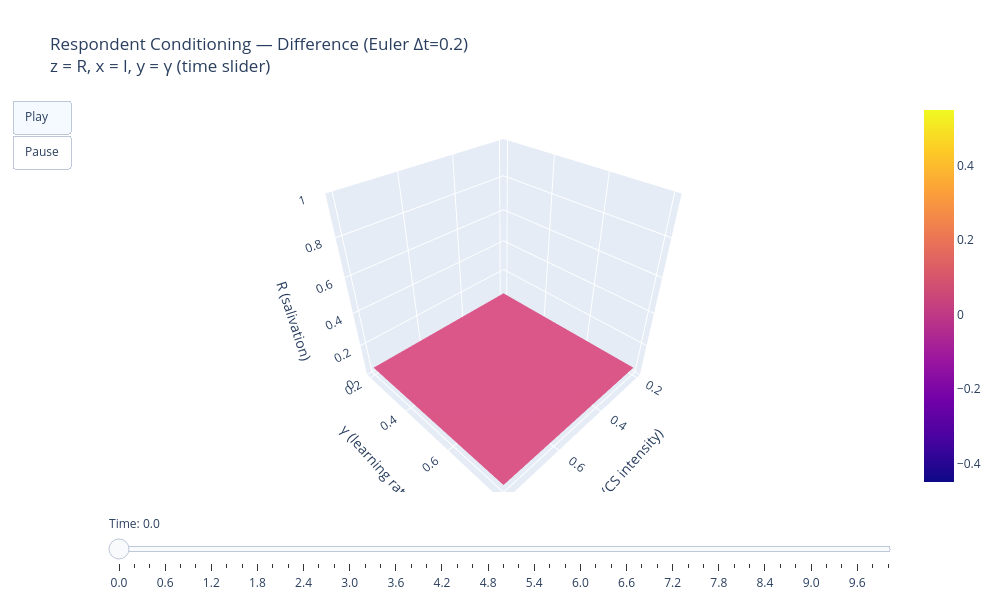

Notebook code for this chart:
### Code cell
# ---------------- 2) Difference (Euler with Δt) ----------------
dt = 0.2
t_end = 10.0
time_euler = np.arange(0.0, t_end + 1e-9, dt)

def difference_surface_at_index(idx):
    # Euler stepping up to idx for each grid point
    R = np.full_like(I_grid, R0, dtype=float)
    for _ in range(idx):
        dR = G_grid * I_grid * (1.0 - R) * dt
        R = R + dR
    return R

frames_diff = []
for i in range(len(time_euler)):
    Z = difference_surface_at_index(i)
    frames_diff.append(go.Frame(data=[go.Surface(z=Z, x=I_grid, y=G_grid, showscale=False)],
                                name=f"tidx_{i}"))

fig_diff = go.Figure(
    data=[go.Surface(z=difference_surface_at_index(0), x=I_grid, y=G_grid, showscale=True)],
    layout=go.Layout(
        height=600,
        width=1000,
        title=f"Respondent Conditioning — Difference (Euler Δt={dt})<br>z = R, x = I, y = γ (time slider)",
        scene=dict(
            xaxis_title="I (CS intensity)",
            yaxis_title="γ (learning rate)",
            zaxis_title="R (salivation)",
            zaxis=dict(range=[0, 1]),  # lock z limits
            aspectmode='cube'
        ),
        updatemenus=[dict(type="buttons",
                          buttons=[dict(label="Play",
                                        method="animate",
                                        args=[None, dict(frame=dict(duration=120, redraw=True),
                                                         fromcurrent=True, transition=dict(duration=0))]),
                                   dict(label="Pause",
                                        method="animate",
                                        args=[[None], dict(frame=dict(duration=0, redraw=False),
                                                           mode="immediate")])])],
        sliders=[dict(
            steps=[dict(method="animate",
                        args=[[f"tidx_{i}"],
                              dict(mode="immediate",
                                   frame=dict(duration=0, redraw=True),
                                   transition=dict(duration=0))],
                        label=f"{time_euler[i]:.1f}")
                   for i in range(len(time_euler))],
            currentvalue=dict(prefix="Time: ")
        )]
    ),
    frames=frames_diff
)

fig_diff.show()

### Figure 1 — Plotly figure (JSON) as saved in the notebook; plotly's stock layout.template omitted (floating-point values rounded to 4 significant figures)
{"data": [{"showscale": true, "type": "surface", "x": [[0.2, 0.5, 0.8], [0.2, 0.5, 0.8], [0.2, 0.5, 0.8]], "y": [[0.2, 0.2, 0.2], [0.5, 0.5, 0.5], [0.8, 0.8, 0.8]], "z": [[0.05, 0.05, 0.05], [0.05, 0.05, 0.05], [0.05, 0.05, 0.05]]}], "layout": {"height": 600, "scene": {"aspectmode": "cube", "xaxis": {"title": {"text": "I (CS intensity)"}}, "yaxis": {"title": {"text": "γ (learning rate)"}}, "zaxis": {"range": [0, 1], "title": {"text": "R (salivation)"}}}, "sliders": [{"currentvalue": {"prefix": "Time: "}, "steps": [{"args": [["tidx_0"], {"frame": {"duration": 0, "redraw": true}, "mode": "immediate", "transition": {"duration": 0}}], "label": "0.0", "method": "animate"}, {"args": [["tidx_1"], {"frame": {"duration": 0, "redraw": true}, "mode": "immediate", "transition": {"duration": 0}}], "label": "0.2", "method": "animate"}, {"args": [["tidx_2"], {"frame": {"duration": 0, "redraw": true}, "mode": "immediate", "transition": {"duration": 0}}], "label": "0.4", "method": "animate"}, {"args": [["tidx_3"], {"frame": {"duration": 0, "redraw": true}, "mode": "immediate", "transition": {"duration": 0}}], "label": "0.6", "method": "animate"}, {"args": [["tidx_4"], {"frame": {"duration": 0, "redraw": true}, "mode": "immediate", "transition": {"duration": 0}}], "label": "0.8", "method": "animate"}, {"args": [["tidx_5"], {"frame": {"duration": 0, "redraw": true}, "mode": "immediate", "transition": {"duration": 0}}], "label": "1.0", "method": "animate"}, {"args": [["tidx_6"], {"frame": {"duration": 0, "redraw": true}, "mode": "immediate", "transition": {"duration": 0}}], "label": "1.2", "method": "animate"}, {"args": [["tidx_7"], {"frame": {"duration": 0, "redraw": true}, "mode": "immediate", "transition": {"duration": 0}}], "label": "1.4", "method": "animate"}, {"args": [["tidx_8"], {"frame": {"duration": 0, "redraw": true}, "mode": "immediate", "transition": {"duration": 0}}], "label": "1.6", "method": "animate"}, {"args": [["tidx_9"], {"frame": {"duration": 0, "redraw": true}, "mode": "immediate", "transition": {"duration": 0}}], "label": "1.8", "method": "animate"}, {"args": [["tidx_10"], {"frame": {"duration": 0, "redraw": true}, "mode": "immediate", "transition": {"duration": 0}}], "label": "2.0", "method": "animate"}, {"args": [["tidx_11"], {"frame": {"duration": 0, "redraw": true}, "mode": "immediate", "transition": {"duration": 0}}], "label": "2.2", "method": "animate"}, {"args": [["tidx_12"], {"frame": {"duration": 0, "redraw": true}, "mode": "immediate", "transition": {"duration": 0}}], "label": "2.4", "method": "animate"}, {"args": [["tidx_13"], {"frame": {"duration": 0, "redraw": true}, "mode": "immediate", "transition": {"duration": 0}}], "label": "2.6", "method": "animate"}, {"args": [["tidx_14"], {"frame": {"duration": 0, "redraw": true}, "mode": "immediate", "transition": {"duration": 0}}], "label": "2.8", "method": "animate"}, {"args": [["tidx_15"], {"frame": {"duration": 0, "redraw": true}, "mode": "immediate", "transition": {"duration": 0}}], "label": "3.0", "method": "animate"}, {"args": [["tidx_16"], {"frame": {"duration": 0, "redraw": true}, "mode": "immediate", "transition": {"duration": 0}}], "label": "3.2", "method": "animate"}, {"args": [["tidx_17"], {"frame": {"duration": 0, "redraw": true}, "mode": "immediate", "transition": {"duration": 0}}], "label": "3.4", "method": "animate"}, {"args": [["tidx_18"], {"frame": {"duration": 0, "redraw": true}, "mode": "immediate", "transition": {"duration": 0}}], "label": "3.6", "method": "animate"}, {"args": [["tidx_19"], {"frame": {"duration": 0, "redraw": true}, "mode": "immediate", "transition": {"duration": 0}}], "label": "3.8", "method": "animate"}, {"args": [["tidx_20"], {"frame": {"duration": 0, "redraw": true}, "mode": "immediate", "transition": {"duration": 0}}], "label": "4.0", "method": "animate"}, {"args": [["tidx_21"], {"frame": {"duration": 0, "redraw": true}, "mode": "immediate", "transition": {"duration": 0}}], "label": "4.2", "method": "animate"}, {"args": [["tidx_22"], {"frame": {"duration": 0, "redraw": true}, "mode": "immediate", "transition": {"duration": 0}}], "label": "4.4", "method": "animate"}, {"args": [["tidx_23"], {"frame": {"duration": 0, "redraw": true}, "mode": "immediate", "transition": {"duration": 0}}], "label": "4.6", "method": "animate"}, {"args": [["tidx_24"], {"frame": {"duration": 0, "redraw": true}, "mode": "immediate", "transition": {"duration": 0}}], "label": "4.8", "method": "animate"}, {"args": [["tidx_25"], {"frame": {"duration": 0, "redraw": true}, "mode": "immediate", "transition": {"duration": 0}}], "label": "5.0", "method": "animate"}, {"args": [["tidx_26"], {"frame": {"duration": 0, "redraw": true}, "mode": "immediate", "transition": {"duration": 0}}], "label": "5.2", "method": "animate"}, {"args": [["tidx_27"], {"frame": {"duration": 0, "redraw": true}, "mode": "immediate", "transition": {"duration": 0}}], "label": "5.4", "method": "animate"}, {"args": [["tidx_28"], {"frame": {"duration": 0, "redraw": true}, "mode": "immediate", "transition": {"duration": 0}}], "label": "5.6", "method": "animate"}, {"args": [["tidx_29"], {"frame": {"duration": 0, "redraw": true}, "mode": "immediate", "transition": {"duration": 0}}], "label": "5.8", "method": "animate"}, {"args": [["tidx_30"], {"frame": {"duration": 0, "redraw": true}, "mode": "immediate", "transition": {"duration": 0}}], "label": "6.0", "method": "animate"}, {"args": [["tidx_31"], {"frame": {"duration": 0, "redraw": true}, "mode": "immediate", "transition": {"duration": 0}}], "label": "6.2", "method": "animate"}, {"args": [["tidx_32"], {"frame": {"duration": 0, "redraw": true}, "mode": "immediate", "transition": {"duration": 0}}], "label": "6.4", "method": "animate"}, {"args": [["tidx_33"], {"frame": {"duration": 0, "redraw": true}, "mode": "immediate", "transition": {"duration": 0}}], "label": "6.6", "method": "animate"}, {"args": [["tidx_34"], {"frame": {"duration": 0, "redraw": true}, "mode": "immediate", "transition": {"duration": 0}}], "label": "6.8", "method": "animate"}, {"args": [["tidx_35"], {"frame": {"duration": 0, "redraw": true}, "mode": "immediate", "transition": {"duration": 0}}], "label": "7.0", "method": "animate"}, {"args": [["tidx_36"], {"frame": {"duration": 0, "redraw": true}, "mode": "immediate", "transition": {"duration": 0}}], "label": "7.2", "method": "animate"}, {"args": [["tidx_37"], {"frame": {"duration": 0, "redraw": true}, "mode": "immediate", "transition": {"duration": 0}}], "label": "7.4", "method": "animate"}, {"args": [["tidx_38"], {"frame": {"duration": 0, "redraw": true}, "mode": "immediate", "transition": {"duration": 0}}], "label": "7.6", "method": "animate"}, {"args": [["tidx_39"], {"frame": {"duration": 0, "redraw": true}, "mode": "immediate", "transition": {"duration": 0}}], "label": "7.8", "method": "animate"}, {"args": [["tidx_40"], {"frame": {"duration": 0, "redraw": true}, "mode": "immediate", "transition": {"duration": 0}}], "label": "8.0", "method": "animate"}, {"args": [["tidx_41"], {"frame": {"duration": 0, "redraw": true}, "mode": "immediate", "transition": {"duration": 0}}], "label": "8.2", "method": "animate"}, {"args": [["tidx_42"], {"frame": {"duration": 0, "redraw": true}, "mode": "immediate", "transition": {"duration": 0}}], "label": "8.4", "method": "animate"}, {"args": [["tidx_43"], {"frame": {"duration": 0, "redraw": true}, "mode": "immediate", "transition": {"duration": 0}}], "label": "8.6", "method": "animate"}, {"args": [["tidx_44"], {"frame": {"duration": 0, "redraw": true}, "mode": "immediate", "transition": {"duration": 0}}], "label": "8.8", "method": "animate"}, {"args": [["tidx_45"], {"frame": {"duration": 0, "redraw": true}, "mode": "immediate", "transition": {"duration": 0}}], "label": "9.0", "method": "animate"}, {"args": [["tidx_46"], {"frame": {"duration": 0, "redraw": true}, "mode": "immediate", "transition": {"duration": 0}}], "label": "9.2", "method": "animate"}, {"args": [["tidx_47"], {"frame": {"duration": 0, "redraw": true}, "mode": "immediate", "transition": {"duration": 0}}], "label": "9.4", "method": "animate"}, {"args": [["tidx_48"], {"frame": {"duration": 0, "redraw": true}, "mode": "immediate", "transition": {"duration": 0}}], "label": "9.6", "method": "animate"}, {"args": [["tidx_49"], {"frame": {"duration": 0, "redraw": true}, "mode": "immediate", "transition": {"duration": 0}}], "label": "9.8", "method": "animate"}, {"args": [["tidx_50"], {"frame": {"duration": 0, "redraw": true}, "mode": "immediate", "transition": {"duration": 0}}], "label": "10.0", "method": "animate"}]}], "title": {"text": "Respondent Conditioning — Difference (Euler Δt=0.2)<br>z = R, x = I, y = γ (time slider)"}, "updatemenus": [{"buttons": [{"args": [null, {"frame": {"duration": 120, "redraw": true}, "fromcurrent": true, "transition": {"duration": 0}}], "label": "Play", "method": "animate"}, {"args": [[null], {"frame": {"duration": 0, "redraw": false}, "mode": "immediate"}], "label": "Pause", "method": "animate"}], "type": "buttons"}], "width": 1000}}
